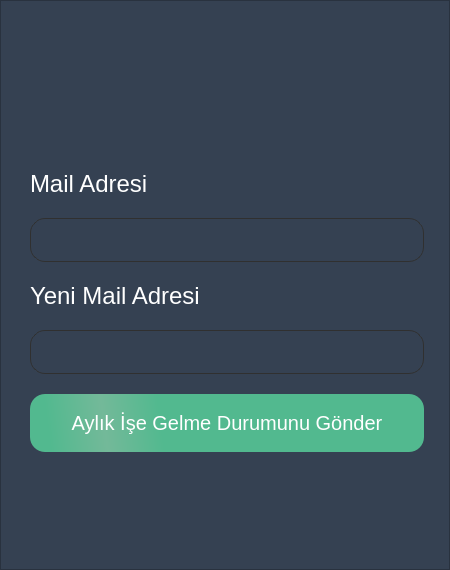
<?xml version="1.0" encoding="UTF-8"?>
<ui version="4.0">
 <author>HakanGUL</author>
 <class>Form</class>
 <widget class="QWidget" name="Form">
  <property name="enabled">
   <bool>false</bool>
  </property>
  <property name="geometry">
   <rect>
    <x>0</x>
    <y>0</y>
    <width>450</width>
    <height>570</height>
   </rect>
  </property>
  <property name="windowTitle">
   <string>Form</string>
  </property>
  <layout class="QGridLayout" name="gridLayout">
   <property name="leftMargin">
    <number>0</number>
   </property>
   <property name="topMargin">
    <number>0</number>
   </property>
   <property name="rightMargin">
    <number>0</number>
   </property>
   <property name="bottomMargin">
    <number>0</number>
   </property>
   <property name="spacing">
    <number>10</number>
   </property>
   <item row="0" column="0">
    <widget class="QFrame" name="frame">
     <property name="styleSheet">
      <string notr="true">QFrame{
background: #354152;
}

QLineEdit{
	height:42px;
 	border: 1px solid gray;
    border-radius: 10px;
    min-width: 6em;
	font-size:20px;
	padding-left:15px;
	height:42px;
	border-radius:15px;
	border-color: #303030;
	background: transparent;
	color:white;
}
</string>
     </property>
     <property name="frameShape">
      <enum>QFrame::StyledPanel</enum>
     </property>
     <property name="frameShadow">
      <enum>QFrame::Raised</enum>
     </property>
     <widget class="QWidget" name="formLayoutWidget">
      <property name="geometry">
       <rect>
        <x>30</x>
        <y>160</y>
        <width>394</width>
        <height>362</height>
       </rect>
      </property>
      <layout class="QFormLayout" name="formLayout">
       <property name="rowWrapPolicy">
        <enum>QFormLayout::WrapAllRows</enum>
       </property>
       <property name="horizontalSpacing">
        <number>0</number>
       </property>
       <property name="verticalSpacing">
        <number>20</number>
       </property>
       <property name="leftMargin">
        <number>0</number>
       </property>
       <property name="topMargin">
        <number>10</number>
       </property>
       <property name="bottomMargin">
        <number>0</number>
       </property>
       <item row="0" column="0">
        <widget class="QLabel" name="label_2">
         <property name="styleSheet">
          <string notr="true">font-size:24px;
color:white;</string>
         </property>
         <property name="text">
          <string>Mail Adresi</string>
         </property>
        </widget>
       </item>
       <item row="0" column="1">
        <widget class="QLineEdit" name="txt_oldMail">
         <property name="enabled">
          <bool>false</bool>
         </property>
         <property name="placeholderText">
          <string/>
         </property>
        </widget>
       </item>
       <item row="1" column="0">
        <widget class="QLabel" name="label_3">
         <property name="styleSheet">
          <string notr="true">font-size:24px;
color:white;</string>
         </property>
         <property name="text">
          <string>Yeni Mail Adresi</string>
         </property>
        </widget>
       </item>
       <item row="1" column="1">
        <widget class="QLineEdit" name="txt_NewMail">
         <property name="enabled">
          <bool>false</bool>
         </property>
         <property name="placeholderText">
          <string/>
         </property>
        </widget>
       </item>
       <item row="2" column="1">
        <widget class="QPushButton" name="btn_login">
         <property name="styleSheet">
          <string notr="true">
QPushButton{
border-radius: 15px;
	background-color: qlineargradient(spread:reflect, x1:1, y1:0.466409, x2:0.188, y2:0.482727, stop:0.823864 rgba(82, 185, 143, 255), stop:1 rgba(115, 185, 153, 255));
padding: 8px 16px;
color: white;
font-size: 20px;
height:42px;
}
QPushButton:pressed{
color: black;
background: #008bd1
}
QCommandLinkButton{
font-size: 16px;
background: #4c5d75;
}
QCommandLinkButton:pressed{
	background-color: rgb(92, 186, 138);
}</string>
         </property>
         <property name="text">
          <string>Aylık İşe Gelme Durumunu Gönder</string>
         </property>
        </widget>
       </item>
      </layout>
     </widget>
     <widget class="QLabel" name="label">
      <property name="geometry">
       <rect>
        <x>170</x>
        <y>10</y>
        <width>120</width>
        <height>150</height>
       </rect>
      </property>
      <property name="styleSheet">
       <string notr="true">image: url(:/resimler/icons/damla.png);
hegiht:150px;
width:120px;</string>
      </property>
      <property name="text">
       <string/>
      </property>
     </widget>
    </widget>
   </item>
  </layout>
 </widget>
 <resources/>
 <connections/>
</ui>
